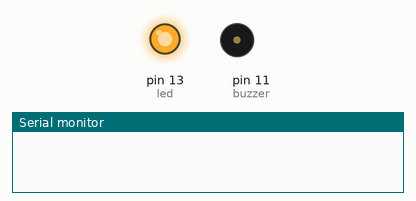
This sketch was run on a simulated Arduino Uno, built with avr-gcc and run on an emulated ATmega328P. Shown: output pins drawn as LEDs (lit = HIGH), buzzer (waves = sounding), the last lines printed to the serial monitor.

Above: at 0.1 s.
At 32.8 s:
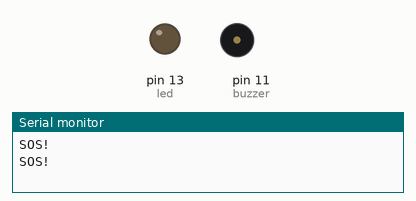
Timing chart, 0 to 40.0 s (numbered marks = the images above):
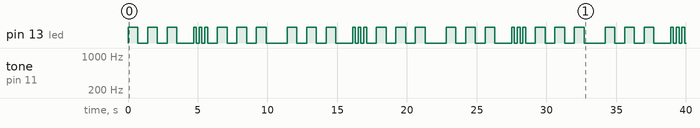

The sketch:

arduino.ino
```cpp
#include "leotone.h"

int led = 13;
int buzzer = 11;
int DASH = 700;
int DOT = 200;

void setup() {
  pinMode(led, OUTPUT);
  pinMode(buzzer, OUTPUT);
  Serial.begin(9600);
}


void dash() {
  digitalWrite(led, HIGH);
  delay(DASH);
  digitalWrite(led, LOW);
  delay(DASH);
}

void dot() {
  digitalWrite(led, HIGH);
  delay(DOT);
  digitalWrite(led, LOW);
  delay(DOT);
}

int N=0;

// the loop routine runs over and over again forever:
void loop() {
  dash();
  dash();
  dash();
  delay(500);
  dot();
  dot();
  dot();
  delay(500);
  dash();
  dash();
  dash();
  delay(800);

  N++;

  if (N % 6 == 0) {
    Serial.println("Happy New Year!");
    Tone(buzzer, 440, 120); delay(100);
    Tone(buzzer, 660, 120); delay(100);
    Tone(buzzer, 880, 120); delay(100);
  } else  if (N % 3 == 0) {
    Serial.println("!@#$%^&*()0123456789");
  } else {
    Serial.println("SOS!");
  }
}
```

leotone.c
```cpp
#ifndef H_A
#define H_A

#include <Arduino.h> //needed for Serial.println

void Tone(int buzzer, int Freq, int duration){
  int uSdelay = 1000000 / (Freq * 2);
  unsigned long ending = millis() + duration;
  while(millis() < ending){
    digitalWrite(buzzer, HIGH);
    delayMicroseconds(uSdelay);
    digitalWrite(buzzer, LOW);
    delayMicroseconds(uSdelay);
  }
}


#endif
```

leotone.h
```cpp
extern "C" void Tone(int buzzer, int Freq, int duration);
```

Measured:
- by itself, pin 13 (led): repeats every 11.4 s: 2 × (LOW 0.70 s, HIGH 0.70 s), LOW 1.2 s, 2 × (HIGH 0.20 s, LOW 0.20 s), HIGH 0.20 s, 3 × (LOW 0.70 s, HIGH 0.70 s), LOW 1.5 s, HIGH 0.70 s
